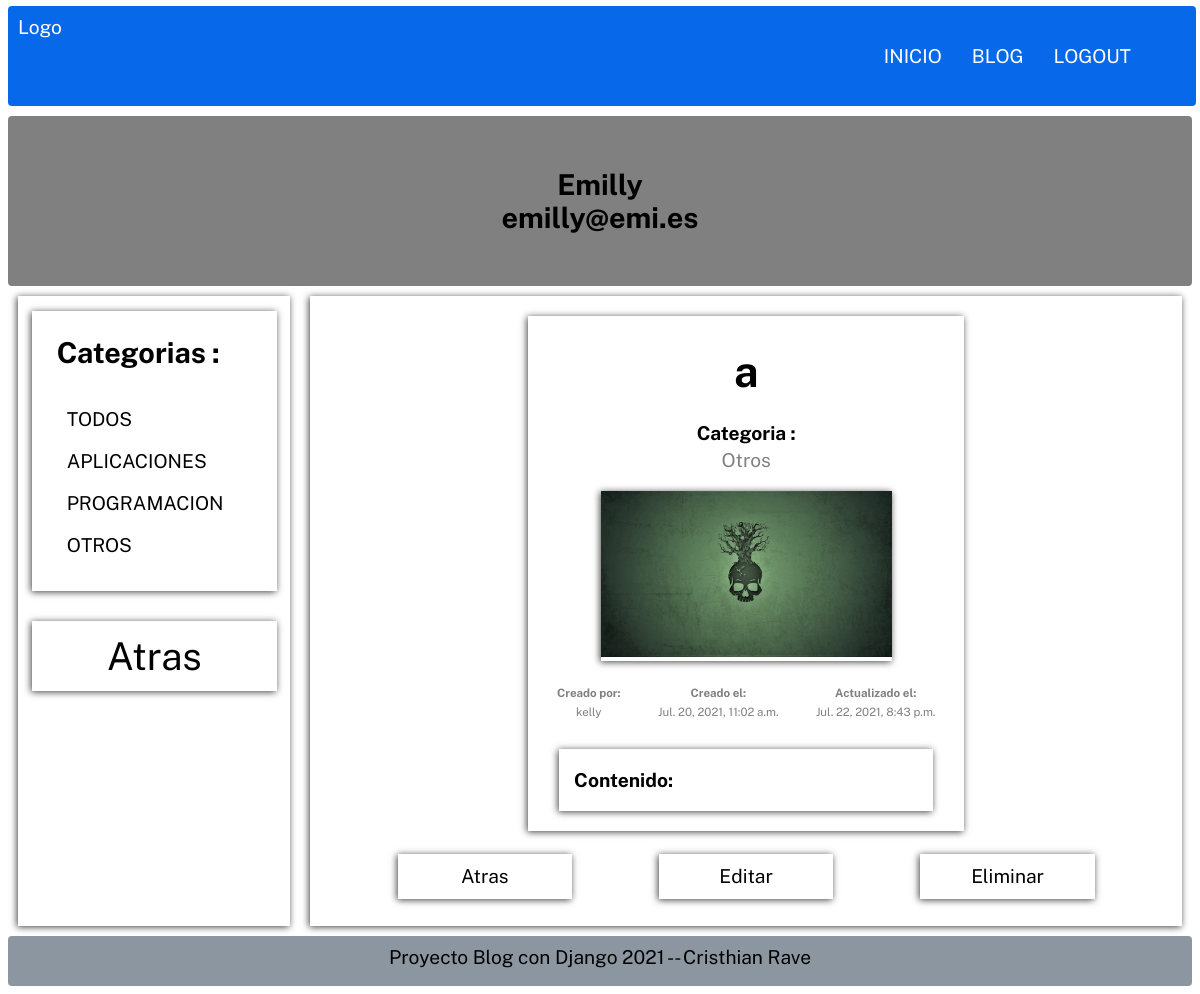
/blog/a20 (signed in), run on the app's committed database.
### Pages/models.py (models this page shows, shortened)
class Category(models.Model):
    name = models.CharField(max_length=100, verbose_name='Nombre')
    description = models.CharField(max_length=255, verbose_name='Descripcion')
    created_at = models.DateTimeField(
        auto_now_add=True, verbose_name='Creado el ')
    class Meta:
        verbose_name = "Categoria"
        verbose_name_plural = "Categorias"
    def __str__(self):
        return self.name

class Page(models.Model):
    title = models.CharField(max_length=50, verbose_name='Titulo')
    content = RichTextField(verbose_name='Contenido')
    image = models.ImageField(
        default='fondo.jpg', verbose_name='Imagen', upload_to="articles")
    slug = models.CharField(unique=True, max_length=150,
                            verbose_name='Url_Amigable')
    user = models.ForeignKey(User, verbose_name='Usuario',
                             editable=False, on_delete=models.CASCADE)
    categories = models.ManyToManyField(
        Category, verbose_name='Categorias', blank=True)  # Clave ajena de Category
    public = models.BooleanField(verbose_name='Publico')
    created_at = models.DateTimeField(
        auto_now_add=True, verbose_name='Creado el ')
    updated_at = models.DateTimeField(
        auto_now=True, verbose_name='Actualizado el ')
    class Meta:
        verbose_name = "Articulo"
        verbose_name_plural = "Articulos"
        ordering = ['-created_at']

### Pages/views.py (the view)
# urls.py: path('blog/<str:slug>', views.blog_p, name='Blog_p'),
@login_required(login_url='/login')
def blog_p(request, slug):
    blog_p = Page.objects.get(slug=slug)
    return render(request, 'posts/entrada_individual.html', {
        "blog": blog_p,
    })

### Pages/context_processors.py (called while the page is built)
def get_categories(request):
    category = Category.objects.all()
    categories_use = Page.objects.filter(
        public=True).values_list('categories', flat=True)
    categories = Category.objects.filter(id__in=categories_use).values_list(
        'id', 'name')
    return {
        'category': category,
        'categories': categories,
        'ids': categories_use,
    }

### Pages/templates/posts/entrada_individual.html (shortened to what this page needs)
{% extends 'layouts/layout.html' %}
{% block content %}
<div class="page-blog">
    <div class="main-categories">
        <div class="main-categories__category">
            {% include 'posts/for_categories.html' %}
        </div>
        <div class="create-article-menu">
            <a href="{% url 'Blog' %}">
                Atras
            </a>
        </div>
    </div>
    <div class="article-individual">
        <div class="date-individual">
            <div class="title-article-individual">
                <h1>{{blog.title}}</h1>
            </div>
            <div class="date-individual-categories">
                <h3 class="date-content-title">Categoria :</h3>
                {% for category in blog.categories.all %}
                <p class="date-content">{{category}}</p>
                {% endfor %}
            </div>
            <div class="box-image-individual">
                <img class="image-individual" src="{{blog.image.url}}">
            </div>
            <div class="box-date-info">
                <div Class="date-info">
                    <h3 class="date-content-title">Creado por: </h3>
                    <p class="date-content">{{blog.user}}</p>
                </div>
                <div Class="date-info">
                    <h3 class="date-content-title">Creado el: </h3>
                    <p class="date-content">{{blog.created_at}}</p>
                </div>
                <div Class="date-info">
                    <h3 class="date-content-title">Actualizado el: </h3>
                    <p class="date-content">{{blog.updated_at}}</p>
                </div>
            </div>
            <div class="date-content-box">
                <h3 class="date-content-title">Contenido: </h3>
            </div>
        </div>
        <div class="box-bottons-article">
            <a class="botton-article-individual" href="{% url 'Blog' %}">
                <div>Atras</div>
            </a>
            <a class="botton-article-individual" href="{% url 'Editar-articulo' slug=blog.slug %}">
                <div>Editar</div>
            </a>
            <a class="botton-article-individual" href="{% url 'Eliminar-articulo' id=blog.id %}">
                <div >Eliminar</div>
            </a>
        </div>
    </div>
</div>
{% endblock %}

### Mainapp/templates/mainapp/user/login.html
<div>
    {% if user.id is None %}
    <h1 class="title-not_session">No has iniciado sesion</h1>
    <form  class="form-login" method="post" action="{% url 'Login' %}">
        {% csrf_token %}
        <div>
            <label class="form-label" for="username">Usuario</label>
            <input  type="text" name="username" placeholder="Nombre">
        </div>
        <div>
            <label  class="form-label" for="Password">Contraseña</label>
            <input  type="password" name="password" placeholder="password">
        </div>
        <input class="bottom-form" type="submit" value="Entrar">
    </form>
    {% else %}
    <h1>{{user}}</h1>
    <h1>{{user.email}}</h1>
    {% endif %}
</div>

### Pages/templates/posts/for_categories.html
<h2 class="title-categories">Categorias : </h2>
<ul>
    <li>
        <a href="{% url 'Blog' %}">Todos</a>
    </li>
    {% for c in categories %}
    <li>
        <a href="{% url 'Category' c.0  %}">{{c.1}}</a>
    </li>
    {% endfor %}
</ul>

### Mainapp/static/CSS/styles.css (style rules this page uses)
* { box-sizing: border-box; padding: 0; margin: 0; }
html { height: 100%; }
body { font-family: "Public Sans", sans-serif; font-size: 1.2em; min-height: 100%; padding: 6px 8px 8px 8px; }
a { text-decoration: none; color: black; }
ul { list-style: none; }
.grid-container { display: grid; grid-template: "header header" 80px "sidebar sidebar" 200px "main main" auto "footer footer " 50px / auto 200px; }
.page-blog { display:flex; }
.main-categories { width: 25%; padding-top: 15px; box-shadow: -1px 1px 7px 0px rgb(0 0 0 / 75%); display: flex; align-items: center; flex-direction: column; }
.main-categories__category { width: 90%; box-shadow: -1px 1px 7px 0px rgb(0 0 0 / 75%); padding: 25px; }
.main-categories__category h2 { text-align: left; }
.main-categories__category > ul { margin-top: 20%; }
.main-categories__category > ul > li { margin: 10px; margin-top: 20px; text-align: start; text-transform: uppercase; }
.create-article-menu { width: 90%; height: 70px; box-shadow: -1px 1px 7px 0px rgb(0 0 0 / 75%); margin-top: 30px; display: flex; justify-content: space-around; align-items: center; }
.title-create-article, .create-article-menu > a { font-size: 2em; }
.article-individual { width: 80%; margin-left: 20px; display: flex; box-shadow: -1px 1px 7px 0px rgba(0, 0, 0, 0.75); flex-direction: column; align-items: center; }
.date-individual { width: 50%; margin: 20px 0px; box-shadow: -1px 1px 7px 0px rgba(0, 0, 0, 0.75); display: flex; flex-wrap: wrap; flex-direction: column; padding: 20px 10px; }
.title-article-individual, .date-individual-categories, .box-image-individual, .date-info, .date-contenido { margin: 10px 0px; }
.date-content-title { font-size:1em; margin: 5px 0px; }
.title-article-individual { font-size: 1.5em; resize: none; }
.box-date-info { font-size: 0.6em; margin-bottom: 10px; display: flex; justify-content: space-around; }
.date-info { color: gray; }
.date-content { color: gray; }
.date-content-box-edita, .date-content-box { margin-top: 10px ; width: 90%; box-shadow: -1px 1px 7px 0px rgb(0 0 0 / 75%); align-self: center; text-align: justify; padding: 15px; }
.box-image-individual { width: 70%; align-self: center; box-shadow: -1px 1px 7px 0px rgba(0, 0, 0, 0.75); }
.image-individual { width: 100%; }
.box-bottons-article { display: flex; width: 100%; justify-content: space-evenly; height: 50px; align-items: center; margin-bottom: 25px; }
.botton-article-individual { width: 20%; height: 45px; display: flex; box-shadow: -1px 1px 7px 0px rgb(0 0 0 / 75%); align-items: center; justify-content: center; }

### data on the page
Category: name "APLICACIONES"
Category: name "PROGRAMACION"
Category: name "OTROS", name "Otros"
Page: title "a", image (picture), user "kelly", created_at "Jul. 20, 2021, 11:02 a.m.", updated_at "Jul. 22, 2021, 8:43 p.m."

### other printed values
{{ user }} "Emilly"
{{ user.email }} "emilly@emi.es"
